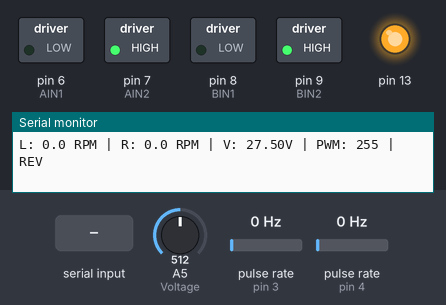
A sketch run on a simulated Arduino Uno, built with avr-gcc and run on an emulated ATmega328P. Shown: switched loads named in the sketch (green lamp = pin HIGH), output pins drawn as LEDs (lit = HIGH), the last lines printed to the serial monitor. Wiring (inferred from the names in the program): 2 × pulse sensor: data pin 3 / data pin 4. Dashed ring = blinking. The inputs (shaded band) are chosen by the test bench; at power-on: A5 (Voltage) = 512, pulse rate (sensors on pin 3, pin 4) 0 Hz.

Above: at 2.5 s.
2.6 s: "90,45\n" received over Serial
At 3.4 s:
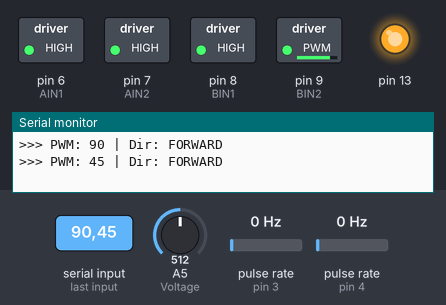
5.6 s: "s90\n" received over Serial
8.6 s: "30,150\n" received over Serial
At 9.3 s:
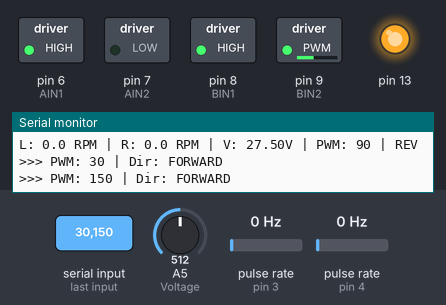
11.6 s: "a90\n" received over Serial
At 12.85 s:
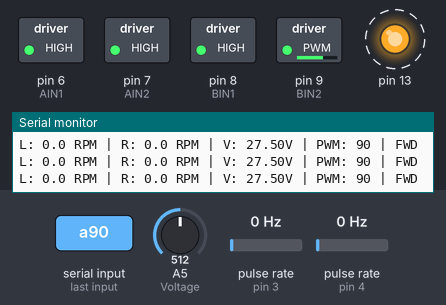
14.6 s: "200\n" received over Serial
At 15.0 s:
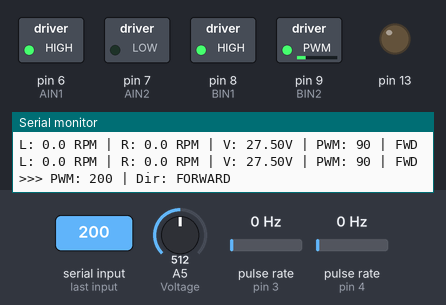
17.6 s: "a,45\n" received over Serial
At 20.0 s:
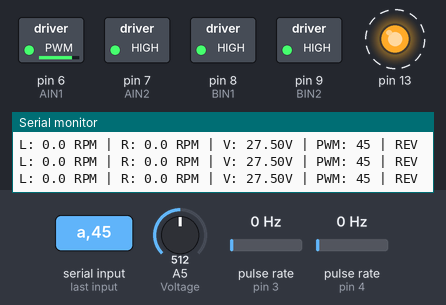
Timing chart, 0 to 21.6 s (numbered marks = the images above; inputs shaded):
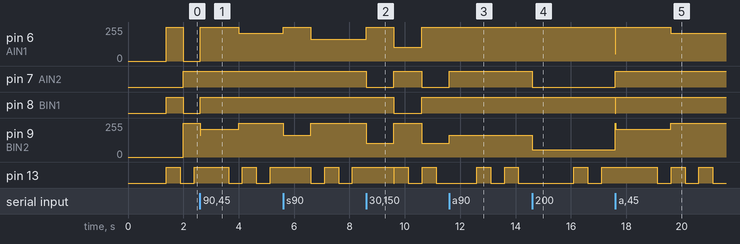

Measured:
- after the input at 2.6 s, pin 6 (AIN1): 0/255 → 255/255 after 0.00 s instead of 1.4 s; pin 7 (AIN2): stays HIGH (without the input it goes to LOW after 1.4 s); pin 8 (BIN1): LOW → HIGH after 0.00 s instead of 1.4 s; pin 9 (BIN2): 255/255 → 210/255 at once, → 255/255 1.4 s later
- after the input at 8.6 s, pin 7 (AIN2): HIGH → LOW at once, → HIGH 1.0 s later, → LOW 1.0 s later; pin 8 (BIN1): HIGH → LOW after 1.0 s, → HIGH 1.0 s later
- after the input at 11.6 s, pin 6 (AIN1): stays 255/255 (without the input it goes to 105/255 after 1.0 s); pin 7 (AIN2): LOW → HIGH after 0.00 s instead of 1.0 s; pin 8 (BIN1): stays HIGH (without the input it goes to LOW after 1.0 s); pin 9 (BIN2): 105/255 → 165/255 at once
- after the input at 14.6 s, pin 7 (AIN2): HIGH → LOW at once; pin 9 (BIN2): 165/255 → 55/255 at once
- after the input at 17.6 s, pin 6 (AIN1): 255/255 → 210/255 after 2.0 s; pin 7 (AIN2): LOW → HIGH at once; pin 8 (BIN1): HIGH → LOW at once, → HIGH 0.02 s later; pin 9 (BIN2): 55/255 → 210/255 at once, → 255/255 2.0 s later
- by itself, pin 13: alternates HIGH for 0.50 s and LOW for 0.50 s

The sketch:

controldemo-v2.ino
```cpp
#include <EnableInterrupt.h>

/////////////////////////// FINAL CODE - FULL ENABLEINTERRUPT ///////////////////////////
//  Pin Board Arduino ------ Modul AT8236
//        Pin 9         ---        BIN2  (white)
//        Pin 8         ---        BIN1  (black)
//        Pin 7         ---        AIN2  (brown)
//        Pin 6         ---        AIN1  (red)

//        Pin 4         ---        E2A (brown)  - ENCODER KANAN FASE A
//        Pin 5         ---        E2B (red)    - ENCODER KANAN FASE B
//        Pin 3 (INT1)  ---        E1A (orange) - ENCODER KIRI FASE A
//        Pin 2 (INT0)  ---        E1B (yellow) - ENCODER KIRI FASE B
//        Pin A5        ---        ADC (green)
//         GND          ---        GND (blue)
//
//  Compatible: Arduino UNO, MEGA 2560, NANO
//  Method: EnableInterrupt for ALL pins (Pin 2,3,4,5)
//  Library: EnableInterrupt by Mike 'GreyGnome' Schwager

///////// Pin Output PWM ////////
#define BIN1 8
#define BIN2 9
#define AIN1 6
#define AIN2 7
#define Voltage A5

///////// Pin Encoder - FULL ENABLEINTERRUPT! ////////
#define ENCODER_L 3      // EnableInterrupt
#define DIRECTION_L 2    // EnableInterrupt (optional)
#define ENCODER_R 4      // EnableInterrupt
#define DIRECTION_R 5    // EnableInterrupt (optional)

///////// Konstanta ////////
#define ENCODER_PPR 780
#define SAMPLE_TIME 10
#define DISPLAY_INTERVAL 100
#define AUTO_REVERSE_TIME 2000

///////// Variabel Global ////////
volatile long Velocity_L = 0, Velocity_R = 0;
float Velocity_Left = 0, Velocity_Right = 0;

unsigned long currentTime = 0;
unsigned long encoderTime = 0;
unsigned long displayTime = 0;
unsigned long reverseTime = 0;

bool motorDirection = true;
bool autoReverse = true;
int pwmValue = 255;
double V;

unsigned long pulseCount_L = 0;
unsigned long pulseCount_R = 0;

///////// ISR - Interrupt Service Routine ////////

// ISR untuk Encoder Kiri
void ISR_ENCODER_L() {
  if (digitalRead(ENCODER_L) == LOW) {
    if (digitalRead(DIRECTION_L) == LOW) Velocity_L--;
    else Velocity_L++;
  } else {
    if (digitalRead(DIRECTION_L) == LOW) Velocity_L++;
    else Velocity_L--;
  }
  pulseCount_L++;
}

// ISR untuk Encoder Kanan
void ISR_ENCODER_R() {
  if (digitalRead(ENCODER_R) == LOW) {
    if (digitalRead(DIRECTION_R) == LOW) Velocity_R++;
    else Velocity_R--;
  } else {
    if (digitalRead(DIRECTION_R) == LOW) Velocity_R--;
    else Velocity_R++;
  }
  pulseCount_R++;
}

///////// Setup ////////
void setup() {
  // Pin PWM
  pinMode(AIN1, OUTPUT);
  pinMode(AIN2, OUTPUT);
  pinMode(BIN1, OUTPUT);
  pinMode(BIN2, OUTPUT);
  pinMode(13, OUTPUT);
  pinMode(Voltage, INPUT);

  // Pin Encoder
  pinMode(ENCODER_L, INPUT);
  pinMode(DIRECTION_L, INPUT);
  pinMode(ENCODER_R, INPUT);
  pinMode(DIRECTION_R, INPUT);

  // ========== ENABLEINTERRUPT UNTUK SEMUA ==========

  // HANYA pakai enableInterrupt untuk pin 3 dan 4
  // JANGAN pakai attachInterrupt!

  enableInterrupt(ENCODER_L, ISR_ENCODER_L, CHANGE);  // Pin 3
  enableInterrupt(ENCODER_R, ISR_ENCODER_R, CHANGE);  // Pin 4

  // ==================================================

  // Matikan motor
  analogWrite(AIN1, 0);
  analogWrite(AIN2, 0);
  analogWrite(BIN1, 0);
  analogWrite(BIN2, 0);

  Serial.begin(9600);

  #if defined(__AVR_ATmega2560__)
    Serial.println(F("================================"));
    Serial.println(F("Arduino MEGA 2560 Detected"));
  #elif defined(__AVR_ATmega328P__)
    Serial.println(F("================================"));
    Serial.println(F("Arduino UNO/NANO Detected"));
  #else
    Serial.println(F("================================"));
    Serial.println(F("Arduino Board"));
  #endif

  Serial.println(F("AT8236 Motor Driver"));
  Serial.println(F("*** FULL INTERRUPT MODE ***"));
  Serial.println(F("Library: EnableInterrupt"));
  Serial.println(F("Both Encoders: Pin Change INT"));
  Serial.println(F("================================"));
  Serial.println(F("Commands:"));
  Serial.println(F("  0-255     : Set forward speed"));
  Serial.println(F("  -1 to -255: Set reverse speed"));
  Serial.println(F("  's'       : Stop motors"));
  Serial.println(F("  'a'       : Toggle auto-reverse"));
  Serial.println(F("  'r'       : Reset pulse counter"));
  Serial.println(F("  'i'       : Show info"));
  Serial.println(F("================================\n"));

  delay(1000);
}

///////// Motor Control Functions ////////
void Set_PWMA(int pwm) {
  if(pwm > 0) {
    analogWrite(AIN1, 255);
    analogWrite(AIN2, 255 - pwm);
  } else {
    analogWrite(AIN2, 255);
    analogWrite(AIN1, 255 + pwm);
  }
}

void Set_PWMB(int pwm) {
  if(pwm > 0) {
    analogWrite(BIN1, 255);
    analogWrite(BIN2, 255 - pwm);
  } else {
    analogWrite(BIN2, 255);
    analogWrite(BIN1, 255 + pwm);
  }
}

void stopMotors() {
  analogWrite(AIN1, 0);
  analogWrite(AIN2, 0);
  analogWrite(BIN1, 0);
  analogWrite(BIN2, 0);
}

void setMotors(int speed) {
  Set_PWMA(speed);
  Set_PWMB(speed);
}

///////// Serial Command Handler ////////
void handleSerialCommand() {
  if(Serial.available()) {
    char cmd = Serial.peek();

    if(cmd == 's' || cmd == 'S') {
      Serial.read();
      pwmValue = 0;
      stopMotors();
      Serial.println(F("\n>>> MOTORS STOPPED <<<\n"));
    }
    else if(cmd == 'a' || cmd == 'A') {
      Serial.read();
      autoReverse = !autoReverse;
      Serial.print(F("\n>>> Auto-Reverse: "));
      Serial.println(autoReverse ? F("ENABLED") : F("DISABLED"));
    }
    else if(cmd == 'r' || cmd == 'R') {
      Serial.read();
      noInterrupts();
      pulseCount_L = 0;
      pulseCount_R = 0;
      Velocity_L = 0;
      Velocity_R = 0;
      interrupts();
      Serial.println(F("\n>>> PULSE COUNTER RESET <<<\n"));
    }
    else if(cmd == 'i' || cmd == 'I') {
      Serial.read();
      Serial.println(F("\n=== SYSTEM INFO ==="));
      Serial.print(F("Board: "));
      #if defined(__AVR_ATmega2560__)
        Serial.println(F("MEGA 2560"));
      #elif defined(__AVR_ATmega328P__)
        Serial.println(F("UNO/NANO"));
      #else
        Serial.println(F("Unknown"));
      #endif
      Serial.print(F("PWM Value: "));
      Serial.println(pwmValue);
      Serial.print(F("Direction: "));
      Serial.println(motorDirection ? F("FORWARD") : F("REVERSE"));
      Serial.print(F("Auto-Reverse: "));
      Serial.println(autoReverse ? F("ON") : F("OFF"));
      Serial.print(F("Total Pulse L: "));
      Serial.println(pulseCount_L);
      Serial.print(F("Total Pulse R: "));
      Serial.println(pulseCount_R);
      Serial.print(F("Current RPM L: "));
      Serial.println(Velocity_Left, 1);
      Serial.print(F("Current RPM R: "));
      Serial.println(Velocity_Right, 1);
      Serial.println(F("==================\n"));
    }
    else {
      int input = Serial.parseInt();
      if(input != 0 || Serial.peek() == '0') {
        if(input >= -255 && input <= 255) {
          pwmValue = abs(input);
          motorDirection = (input >= 0);
          Serial.print(F("\n>>> PWM: "));
          Serial.print(pwmValue);
          Serial.print(F(" | Dir: "));
          Serial.println(motorDirection ? F("FORWARD") : F("REVERSE"));
        }
      }
    }
  }
}

///////// Main Loop ////////
void loop() {
  currentTime = millis();

  handleSerialCommand();

  if(autoReverse && currentTime - reverseTime >= AUTO_REVERSE_TIME) {
    reverseTime = currentTime;
    motorDirection = !motorDirection;
    Serial.print(F("\n>>> AUTO REVERSE: "));
    Serial.println(motorDirection ? F("FORWARD") : F("REVERSE"));
  }

  if(motorDirection) setMotors(pwmValue);
  else setMotors(-pwmValue);

  static unsigned long ledTime = 0;
  static bool ledState = false;
  if(currentTime - ledTime >= 500) {
    ledTime = currentTime;
    ledState = !ledState;
    digitalWrite(13, ledState);
  }

  if(currentTime - encoderTime >= SAMPLE_TIME) {
    encoderTime = currentTime;

    noInterrupts();
    long tempL = Velocity_L;
    long tempR = Velocity_R;
    Velocity_L = 0;
    Velocity_R = 0;
    interrupts();

    Velocity_Left = (tempL / (float)ENCODER_PPR) * (1000.0 / SAMPLE_TIME) * 60.0;
    Velocity_Right = (tempR / (float)ENCODER_PPR) * (1000.0 / SAMPLE_TIME) * 60.0;
  }

  if(currentTime - displayTime >= DISPLAY_INTERVAL) {
    displayTime = currentTime;

    Serial.print(F("L: "));
    Serial.print(Velocity_Left, 1);
    Serial.print(F(" RPM | R: "));
    Serial.print(Velocity_Right, 1);
    Serial.print(F(" RPM | V: "));

    V = analogRead(Voltage) * 0.05371;
    Serial.print(V, 2);
    Serial.print(F("V | PWM: "));
    Serial.print(pwmValue);
    Serial.print(F(" | "));
    Serial.println(motorDirection ? F("FWD") : F("REV"));
  }
}
```
